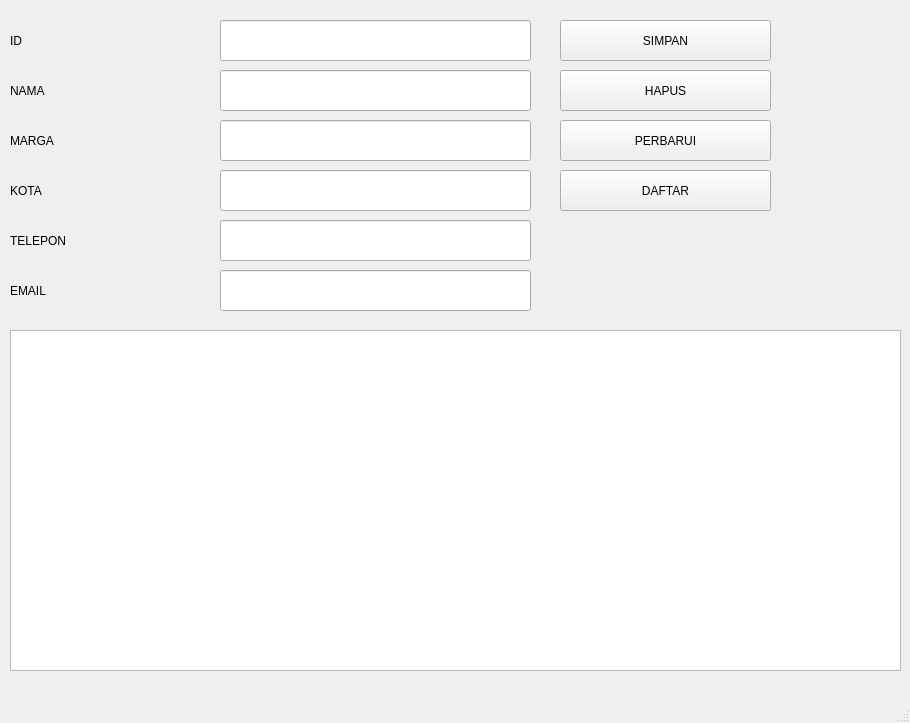
<?xml version="1.0" encoding="UTF-8"?>
<ui version="4.0">
 <class>MainWindow</class>
 <widget class="QMainWindow" name="MainWindow">
  <property name="geometry">
   <rect>
    <x>0</x>
    <y>0</y>
    <width>910</width>
    <height>723</height>
   </rect>
  </property>
  <property name="windowTitle">
   <string>MainWindow</string>
  </property>
  <widget class="QWidget" name="centralwidget">
   <widget class="QPushButton" name="btnSimpan">
    <property name="geometry">
     <rect>
      <x>560</x>
      <y>20</y>
      <width>211</width>
      <height>41</height>
     </rect>
    </property>
    <property name="text">
     <string>SIMPAN</string>
    </property>
   </widget>
   <widget class="QPushButton" name="btnHapus">
    <property name="geometry">
     <rect>
      <x>560</x>
      <y>70</y>
      <width>211</width>
      <height>41</height>
     </rect>
    </property>
    <property name="text">
     <string>HAPUS</string>
    </property>
   </widget>
   <widget class="QPushButton" name="btnPerbarui">
    <property name="geometry">
     <rect>
      <x>560</x>
      <y>120</y>
      <width>211</width>
      <height>41</height>
     </rect>
    </property>
    <property name="text">
     <string>PERBARUI</string>
    </property>
   </widget>
   <widget class="QPushButton" name="btnDaftar">
    <property name="geometry">
     <rect>
      <x>560</x>
      <y>170</y>
      <width>211</width>
      <height>41</height>
     </rect>
    </property>
    <property name="text">
     <string>DAFTAR</string>
    </property>
   </widget>
   <widget class="QLineEdit" name="txtID">
    <property name="geometry">
     <rect>
      <x>220</x>
      <y>20</y>
      <width>311</width>
      <height>41</height>
     </rect>
    </property>
   </widget>
   <widget class="QLineEdit" name="txtNama">
    <property name="geometry">
     <rect>
      <x>220</x>
      <y>70</y>
      <width>311</width>
      <height>41</height>
     </rect>
    </property>
   </widget>
   <widget class="QLineEdit" name="txtMarga">
    <property name="geometry">
     <rect>
      <x>220</x>
      <y>120</y>
      <width>311</width>
      <height>41</height>
     </rect>
    </property>
   </widget>
   <widget class="QLineEdit" name="txtKota">
    <property name="geometry">
     <rect>
      <x>220</x>
      <y>170</y>
      <width>311</width>
      <height>41</height>
     </rect>
    </property>
   </widget>
   <widget class="QLineEdit" name="txtTelepon">
    <property name="geometry">
     <rect>
      <x>220</x>
      <y>220</y>
      <width>311</width>
      <height>41</height>
     </rect>
    </property>
   </widget>
   <widget class="QLineEdit" name="txtEmail">
    <property name="geometry">
     <rect>
      <x>220</x>
      <y>270</y>
      <width>311</width>
      <height>41</height>
     </rect>
    </property>
   </widget>
   <widget class="QLabel" name="lblID">
    <property name="geometry">
     <rect>
      <x>10</x>
      <y>20</y>
      <width>201</width>
      <height>41</height>
     </rect>
    </property>
    <property name="text">
     <string>ID</string>
    </property>
   </widget>
   <widget class="QLabel" name="lblNama">
    <property name="geometry">
     <rect>
      <x>10</x>
      <y>70</y>
      <width>201</width>
      <height>41</height>
     </rect>
    </property>
    <property name="text">
     <string>NAMA</string>
    </property>
   </widget>
   <widget class="QLabel" name="lblMarga">
    <property name="geometry">
     <rect>
      <x>10</x>
      <y>120</y>
      <width>201</width>
      <height>41</height>
     </rect>
    </property>
    <property name="text">
     <string>MARGA</string>
    </property>
   </widget>
   <widget class="QLabel" name="lblKota">
    <property name="geometry">
     <rect>
      <x>10</x>
      <y>170</y>
      <width>201</width>
      <height>41</height>
     </rect>
    </property>
    <property name="text">
     <string>KOTA</string>
    </property>
   </widget>
   <widget class="QLabel" name="lblTelepon">
    <property name="geometry">
     <rect>
      <x>10</x>
      <y>220</y>
      <width>201</width>
      <height>41</height>
     </rect>
    </property>
    <property name="text">
     <string>TELEPON</string>
    </property>
   </widget>
   <widget class="QLabel" name="lblEmail">
    <property name="geometry">
     <rect>
      <x>10</x>
      <y>270</y>
      <width>201</width>
      <height>41</height>
     </rect>
    </property>
    <property name="text">
     <string>EMAIL</string>
    </property>
   </widget>
   <widget class="QTableWidget" name="tblDaftar">
    <property name="geometry">
     <rect>
      <x>10</x>
      <y>330</y>
      <width>891</width>
      <height>341</height>
     </rect>
    </property>
   </widget>
  </widget>
  <widget class="QMenuBar" name="menubar">
   <property name="geometry">
    <rect>
     <x>0</x>
     <y>0</y>
     <width>910</width>
     <height>22</height>
    </rect>
   </property>
  </widget>
  <widget class="QStatusBar" name="statusbar"/>
 </widget>
 <resources/>
 <connections/>
</ui>
